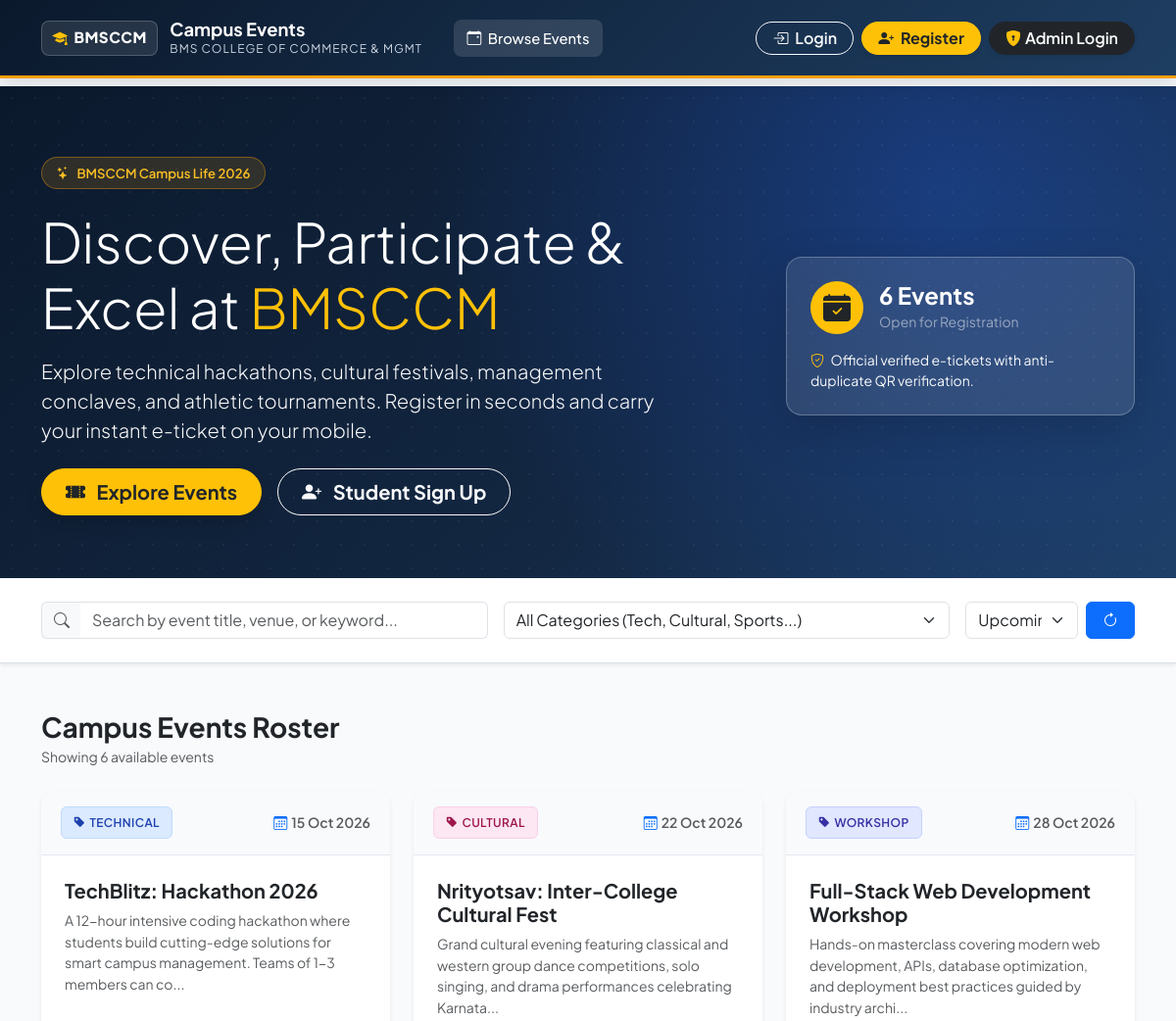
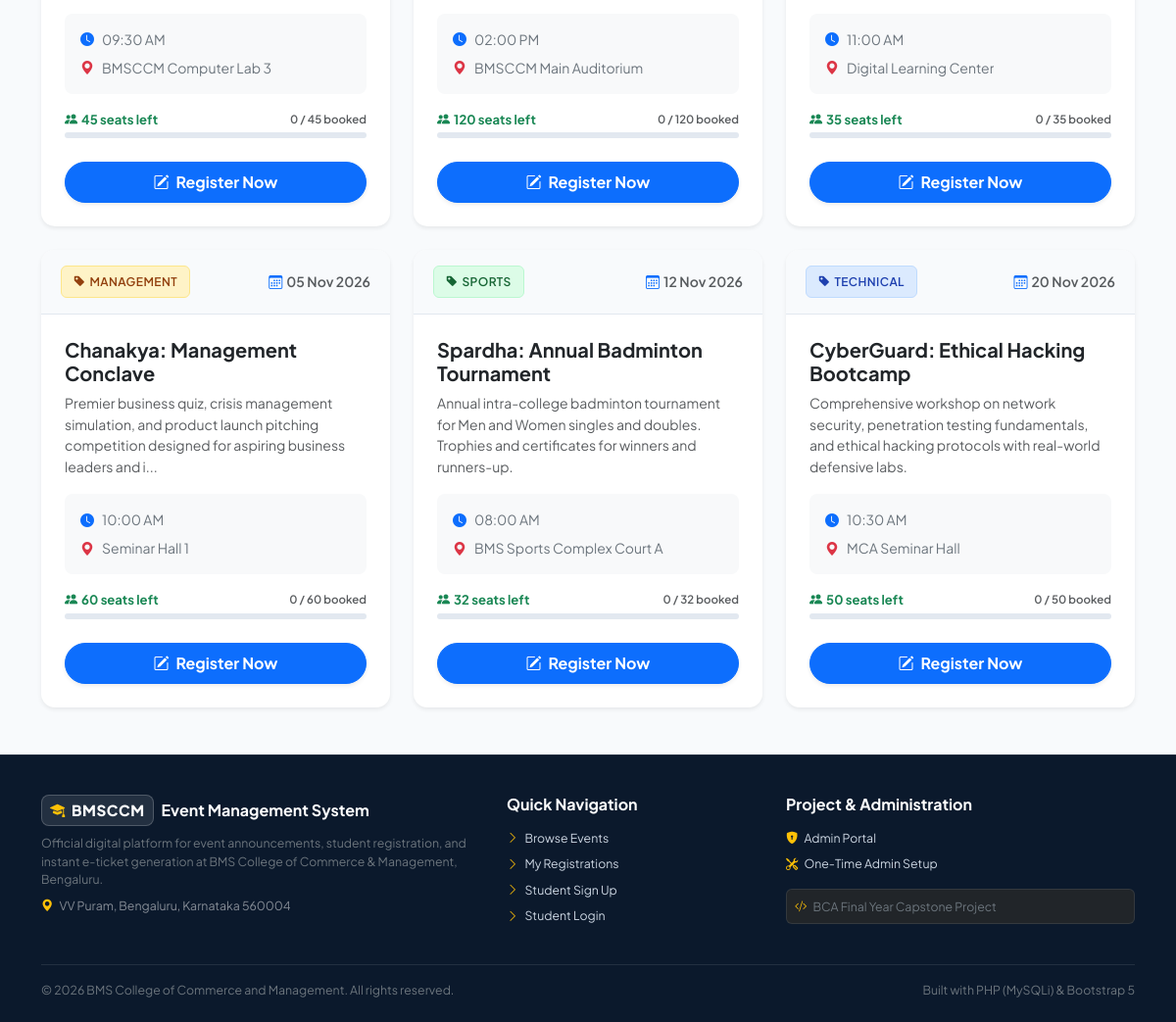
The page / on the database its author committed (2 pictures, top to bottom).
### tables this page shows
CREATE TABLE IF NOT EXISTS `events` (
  `event_id` INT AUTO_INCREMENT PRIMARY KEY,
  `event_name` VARCHAR(150) NOT NULL,
  `category` VARCHAR(50) NOT NULL,
  `event_date` DATE NOT NULL,
  `event_time` TIME NOT NULL,
  `venue` VARCHAR(150) NOT NULL,
  `description` TEXT NOT NULL,
  `max_seats` INT NOT NULL DEFAULT 50,
  `created_by` INT DEFAULT NULL,
  `created_at` TIMESTAMP DEFAULT CURRENT_TIMESTAMP,
  CONSTRAINT `fk_events_created_by` FOREIGN KEY (`created_by`) REFERENCES `admins`(`admin_id`) ON DELETE SET NULL ON UPDATE CASCADE
);

### config/db.php (called while the page is built, shortened)
<?php
function escape($data) {
    return htmlspecialchars((string)$data, ENT_QUOTES, 'UTF-8');
}
function is_student_logged_in() {
    return isset($_SESSION['student_id']) && !empty($_SESSION['student_id']);
}
function format_date($date_str) {
    return date('d M Y', strtotime($date_str));
}
function format_time($time_str) {
    return date('h:i A', strtotime($time_str));
}
?>

### index.php (the view, shortened to what this page needs)
<?php
require_once __DIR__ . '/config/db.php';
$search_query    = trim($_GET['q'] ?? '');
$category_filter = trim($_GET['category'] ?? 'all');
$time_filter     = trim($_GET['time'] ?? 'upcoming');
$sql = "SELECT e.event_id, e.event_name, e.category, e.event_date, e.event_time, e.venue, e.description, e.max_seats,
               COUNT(r.registration_id) AS registered_count
        FROM events e
        LEFT JOIN registrations r ON e.event_id = r.event_id AND r.status = 'confirmed'
        WHERE 1=1";
if ($time_filter === 'upcoming') {
    $sql .= " AND e.event_date >= CURDATE()";
}
$sql .= " GROUP BY e.event_id ORDER BY e.event_date ASC, e.event_time ASC";
$stmt = $conn->prepare($sql);
$stmt->execute();
$events_result = $stmt->get_result();
$events = [];
while ($row = $events_result->fetch_assoc()) {
    $events[] = $row;
}
$student_registered_map = [];
include __DIR__ . '/includes/header.php';
?>
<section class="bms-hero">
    <div class="container hero-content">
        <div class="row align-items-center">
            <div class="col-lg-8">
                <div class="hero-pill">
                    <i class="bi bi-stars"></i> BMSCCM Campus Life 2026
                </div>
                <h1 class="display-4 fw-extrabold text-white mb-3">
                    Discover, Participate &amp; Excel at <span class="text-warning">BMSCCM</span>
                </h1>
                <p class="lead text-light opacity-90 mb-4" style="max-width: 650px;">
                    Explore technical hackathons, cultural festivals, management conclaves, and athletic tournaments. Register in seconds and carry your instant e-ticket on your mobile.
                </p>
                <div class="d-flex flex-wrap gap-3">
                    <a href="#events-section" class="btn btn-warning btn-lg px-4 py-2 fw-bold text-dark rounded-pill shadow">
                        <i class="bi bi-ticket-perforated-fill me-2"></i> Explore Events
                    </a>
                    <?php if (!is_student_logged_in()): ?>
                        <a href="register_student.php" class="btn btn-outline-light btn-lg px-4 py-2 fw-bold rounded-pill">
                            <i class="bi bi-person-plus-fill me-2"></i> Student Sign Up
                        </a>
                    <?php else: ?>
                        <a href="dashboard.php" class="btn btn-outline-light btn-lg px-4 py-2 fw-bold rounded-pill">
                            <i class="bi bi-speedometer2 me-2"></i> My Passes
                        </a>
                    <?php endif; ?>
                </div>
            </div>
            <div class="col-lg-4 d-none d-lg-block text-end">
                <div class="p-4 bg-white bg-opacity-10 rounded-4 border border-white border-opacity-25 text-start backdrop-blur shadow-lg">
                    <div class="d-flex align-items-center gap-3 mb-3">
                        <div class="rounded-circle bg-warning text-dark p-3 fs-3 d-flex align-items-center justify-content-center" style="width: 54px; height: 54px;">
                            <i class="bi bi-calendar-check-fill"></i>
                        </div>
                        <div>
                            <h4 class="text-white fw-bold mb-0"><?= count($events) ?> Events</h4>
                            <span class="text-white-50 small">Open for Registration</span>
                        </div>
                    </div>
                    <p class="text-light small mb-0">
                        <i class="bi bi-shield-check text-warning me-1"></i> Official verified e-tickets with anti-duplicate QR verification.
                    </p>
                </div>
            </div>
        </div>
    </div>
</section>
<section class="py-4 bg-white border-bottom shadow-sm" id="events-section">
    <div class="container">
        <form method="GET" action="index.php#events-section" class="row g-3 align-items-center">
            <div class="col-lg-5 col-md-6">
                <div class="input-group">
                    <span class="input-group-text bg-light border-end-0 text-muted"><i class="bi bi-search"></i></span>
                    <input type="text" name="q" class="form-control border-start-0" placeholder="Search by event title, venue, or keyword..." value="<?= escape($search_query) ?>">
                </div>
            </div>
            <div class="col-lg-5 col-md-6">
                <select name="category" class="form-select" onchange="this.form.submit()">
                    <option value="all" <?= $category_filter === 'all' ? 'selected' : '' ?>>All Categories (Tech, Cultural, Sports...)</option>
                </select>
            </div>
            <div class="col-lg-2 col-12 d-flex gap-2">
                <select name="time" class="form-select" onchange="this.form.submit()">
                    <option value="upcoming" <?= $time_filter === 'upcoming' ? 'selected' : '' ?>>Upcoming</option>
                </select>
                <button type="submit" class="btn btn-primary px-3"><i class="bi bi-arrow-clockwise"></i></button>
            </div>
        </form>
    </div>
</section>
<main class="container py-5">
    <div class="d-flex justify-content-between align-items-center mb-4">
        <div>
            <h3 class="fw-bold text-dark mb-1">Campus Events Roster</h3>
            <p class="text-muted small mb-0">Showing <?= count($events) ?> available events</p>
        </div>
    </div>
    <?php if (empty($events)): ?>
        <div class="card bms-card border-0 text-center py-5 shadow-sm">
            <div class="card-body">
                <div class="text-muted fs-1 mb-3"><i class="bi bi-calendar-x"></i></div>
                <h4 class="fw-bold text-dark">No Events Found</h4>
                <p class="text-muted">We couldn't find any events matching your search or category criteria.</p>
                <a href="index.php" class="btn btn-primary rounded-pill px-4">View All Events</a>
            </div>
        </div>
    <?php else: ?>
        <div class="row g-4">
            <?php foreach ($events as $evt):
                $seats_left = max(0, $evt['max_seats'] - $evt['registered_count']);
                $is_full = ($seats_left <= 0);
                $is_registered = isset($student_registered_map[$evt['event_id']]);
                $cat = strtolower($evt['category']);
                $cat_class = 'badge-def';
                if (str_contains($cat, 'tech')) $cat_class = 'badge-tech';
                elseif (str_contains($cat, 'cult')) $cat_class = 'badge-cult';
                elseif (str_contains($cat, 'mgmt') || str_contains($cat, 'manag')) $cat_class = 'badge-mgmt';
                elseif (str_contains($cat, 'work')) $cat_class = 'badge-work';
                elseif (str_contains($cat, 'spor')) $cat_class = 'badge-spor';
            ?>
            <div class="col-lg-4 col-md-6">
                <div class="card bms-card h-100 d-flex flex-column border-0 shadow-sm">
                    <div class="card-header-accent d-flex justify-content-between align-items-center">
                        <span class="badge-category <?= $cat_class ?>">
                            <i class="bi bi-tag-fill me-1"></i><?= escape($evt['category']) ?>
                        </span>
                        <span class="small text-muted fw-semibold">
                            <i class="bi bi-calendar3 me-1 text-primary"></i><?= format_date($evt['event_date']) ?>
                        </span>
                    </div>
                    <div class="card-body d-flex flex-column p-4 flex-grow-1">
                        <h5 class="fw-bold text-dark mb-2"><?= escape($evt['event_name']) ?></h5>
                        <p class="text-muted small mb-3 flex-grow-1" style="line-height: 1.55;">
                            <?= escape(mb_strimwidth($evt['description'], 0, 140, '...')) ?>
                        </p>
                        <div class="p-3 bg-light rounded-3 mb-3 small">
                            <div class="d-flex align-items-center gap-2 mb-2 text-secondary">
                                <i class="bi bi-clock-fill text-primary"></i>
                                <span><?= format_time($evt['event_time']) ?></span>
                            </div>
                            <div class="d-flex align-items-center gap-2 text-secondary">
                                <i class="bi bi-geo-alt-fill text-danger"></i>
                                <span class="text-truncate"><?= escape($evt['venue']) ?></span>
                            </div>
                        </div>
                        <div class="mb-4">
                            <div class="d-flex justify-content-between align-items-center seat-indicator mb-1">
                                <?php if ($is_full): ?>
                                    <span class="text-danger fw-bold"><i class="bi bi-x-octagon me-1"></i>Housefull</span>
                                <?php else: ?>
                                    <span class="text-success fw-bold"><i class="bi bi-people-fill me-1"></i><?= $seats_left ?> seats left</span>
                                <?php endif; ?>
                                <span class="text-muted small"><?= $evt['registered_count'] ?> / <?= $evt['max_seats'] ?> booked</span>
                            </div>
                            <div class="progress progress-seats">
                            </div>
                        </div>
                        <div class="mt-auto">
                            <?php if ($is_registered): ?>
                                <a href="ticket.php?ticket=<?= urlencode($student_registered_map[$evt['event_id']]['ticket_number']) ?>" class="btn btn-success w-100 fw-bold py-2 shadow-sm rounded-pill">
                                    <i class="bi bi-qr-code-scan me-1"></i> View E-Ticket
                                </a>
                            <?php elseif ($is_full): ?>
                                <button class="btn btn-secondary w-100 fw-bold py-2 rounded-pill" disabled>
                                    <i class="bi bi-lock-fill me-1"></i> Registration Closed
                                </button>
                            <?php else: ?>
                                <a href="event_register.php?event_id=<?= (int)$evt['event_id'] ?>" class="btn btn-primary w-100 fw-bold py-2 shadow-sm rounded-pill">
                                    <i class="bi bi-pencil-square me-1"></i> Register Now
                                </a>
                            <?php endif; ?>
                        </div>
                    </div>
                </div>
            </div>
            <?php endforeach; ?>
        </div>
    <?php endif; ?>
</main>
<?php include __DIR__ . '/includes/footer.php'; ?>

### rows shown on the page
events: category "TECHNICAL", event_date "15 Oct 2026", event_name "TechBlitz: Hackathon 2026", description "A 12-hour intensive coding hackathon where students build cutting-edge solutions for smart campus management. Teams of 1-3 members can co...", event_time "09:30 AM", venue "BMSCCM Computer Lab 3", max_seats "45", registered_count "0"
events: category "CULTURAL", event_date "22 Oct 2026", event_name "Nrityotsav: Inter-College Cultural Fest", description "Grand cultural evening featuring classical and western group dance competitions, solo singing, and drama performances celebrating Karnata...", event_time "02:00 PM", venue "BMSCCM Main Auditorium", max_seats "120", registered_count "0"
events: category "WORKSHOP", event_date "28 Oct 2026", event_name "Full-Stack Web Development Workshop", description "Hands-on masterclass covering modern web development, APIs, database optimization, and deployment best practices guided by industry archi...", event_time "11:00 AM", venue "Digital Learning Center", max_seats "35", registered_count "0"
events: category "MANAGEMENT", event_date "05 Nov 2026", event_name "Chanakya: Management Conclave", description "Premier business quiz, crisis management simulation, and product launch pitching competition designed for aspiring business leaders and i...", event_time "10:00 AM", venue "Seminar Hall 1", max_seats "60", registered_count "0"
events: category "SPORTS", event_date "12 Nov 2026", event_name "Spardha: Annual Badminton Tournament", description "Annual intra-college badminton tournament for Men and Women singles and doubles. Trophies and certificates for winners and runners-up.", event_time "08:00 AM", venue "BMS Sports Complex Court A", max_seats "32", registered_count "0"
events: category "TECHNICAL", event_date "20 Nov 2026", event_name "CyberGuard: Ethical Hacking Bootcamp", description "Comprehensive workshop on network security, penetration testing fundamentals, and ethical hacking protocols with real-world defensive labs.", event_time "10:30 AM", venue "MCA Seminar Hall", max_seats "50", registered_count "0"

### other values the page prints
count($events) "6"
